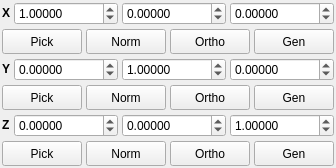
          <widget class="QWidget" name="DestinationTab_2">
           <attribute name="title">
            <string>Target</string>
           </attribute>
           <layout class="QVBoxLayout" name="verticalLayout_8">
            <property name="spacing">
             <number>4</number>
            </property>
            <property name="margin">
             <number>2</number>
            </property>
            <item>
             <layout class="QHBoxLayout" name="horizontalLayout_9">
              <property name="spacing">
               <number>4</number>
              </property>
              <item>
               <widget class="QLabel" name="label_13">
                <property name="sizePolicy">
                 <sizepolicy hsizetype="Fixed" vsizetype="Fixed">
                  <horstretch>0</horstretch>
                  <verstretch>0</verstretch>
                 </sizepolicy>
                </property>
                <property name="font">
                 <font>
                  <weight>75</weight>
                  <bold>true</bold>
                 </font>
                </property>
                <property name="text">
                 <string>X</string>
                </property>
               </widget>
              </item>
              <item>
               <widget class="QDoubleSpinBox" name="ConvertTargetMatrixAXSpin">
                <property name="sizePolicy">
                 <sizepolicy hsizetype="Expanding" vsizetype="Fixed">
                  <horstretch>0</horstretch>
                  <verstretch>0</verstretch>
                 </sizepolicy>
                </property>
                <property name="decimals">
                 <number>5</number>
                </property>
                <property name="minimum">
                 <double>-10.000000000000000</double>
                </property>
                <property name="maximum">
                 <double>10.000000000000000</double>
                </property>
                <property name="singleStep">
                 <double>0.100000000000000</double>
                </property>
                <property name="value">
                 <double>1.000000000000000</double>
                </property>
               </widget>
              </item>
              <item>
               <widget class="QDoubleSpinBox" name="ConvertTargetMatrixAYSpin">
                <property name="sizePolicy">
                 <sizepolicy hsizetype="Expanding" vsizetype="Fixed">
                  <horstretch>0</horstretch>
                  <verstretch>0</verstretch>
                 </sizepolicy>
                </property>
                <property name="decimals">
                 <number>5</number>
                </property>
                <property name="minimum">
                 <double>-10.000000000000000</double>
                </property>
                <property name="maximum">
                 <double>10.000000000000000</double>
                </property>
                <property name="singleStep">
                 <double>0.100000000000000</double>
                </property>
               </widget>
              </item>
              <item>
               <widget class="QDoubleSpinBox" name="ConvertTargetMatrixAZSpin">
                <property name="sizePolicy">
                 <sizepolicy hsizetype="Expanding" vsizetype="Fixed">
                  <horstretch>0</horstretch>
                  <verstretch>0</verstretch>
                 </sizepolicy>
                </property>
                <property name="decimals">
                 <number>5</number>
                </property>
                <property name="minimum">
                 <double>-10.000000000000000</double>
                </property>
                <property name="maximum">
                 <double>10.000000000000000</double>
                </property>
                <property name="singleStep">
                 <double>0.100000000000000</double>
                </property>
               </widget>
              </item>
             </layout>
            </item>
            <item>
             <layout class="QHBoxLayout" name="horizontalLayout_12">
              <property name="spacing">
               <number>4</number>
              </property>
              <item>
               <widget class="QPushButton" name="ConvertTargetPickAButton">
                <property name="minimumSize">
                 <size>
                  <width>50</width>
                  <height>25</height>
                 </size>
                </property>
                <property name="maximumSize">
                 <size>
                  <width>200</width>
                  <height>25</height>
                 </size>
                </property>
                <property name="toolTip">
                 <string>Choose two atoms to define the X axis</string>
                </property>
                <property name="text">
                 <string>Pick</string>
                </property>
                <property name="icon">
                 <iconset resource="icons.qrc">
                  <normaloff>:/basic/icons/basic_pick.svg</normaloff>:/basic/icons/basic_pick.svg</iconset>
                </property>
                <property name="iconSize">
                 <size>
                  <width>16</width>
                  <height>16</height>
                 </size>
                </property>
                <property name="checkable">
                 <bool>true</bool>
                </property>
                <property name="autoExclusive">
                 <bool>true</bool>
                </property>
               </widget>
              </item>
              <item>
               <widget class="QPushButton" name="ConvertTargetNormaliseAButton">
                <property name="minimumSize">
                 <size>
                  <width>32</width>
                  <height>25</height>
                 </size>
                </property>
                <property name="maximumSize">
                 <size>
                  <width>200</width>
                  <height>25</height>
                 </size>
                </property>
                <property name="toolTip">
                 <string>Normalise vector</string>
                </property>
                <property name="text">
                 <string>Norm</string>
                </property>
                <property name="icon">
                 <iconset resource="icons.qrc">
                  <normaloff>:/vector/icons/vector_normalise.svg</normaloff>:/vector/icons/vector_normalise.svg</iconset>
                </property>
                <property name="iconSize">
                 <size>
                  <width>16</width>
                  <height>16</height>
                 </size>
                </property>
               </widget>
              </item>
              <item>
               <widget class="QPushButton" name="ConvertTargetOrthogonaliseAButton">
                <property name="minimumSize">
                 <size>
                  <width>32</width>
                  <height>25</height>
                 </size>
                </property>
                <property name="maximumSize">
                 <size>
                  <width>200</width>
                  <height>25</height>
                 </size>
                </property>
                <property name="toolTip">
                 <string>Orthogonalise vector w.r.t. Y-axis</string>
                </property>
                <property name="text">
                 <string>Ortho</string>
                </property>
                <property name="icon">
                 <iconset resource="icons.qrc">
                  <normaloff>:/vector/icons/vector_orthogonalise.svg</normaloff>:/vector/icons/vector_orthogonalise.svg</iconset>
                </property>
                <property name="iconSize">
                 <size>
                  <width>16</width>
                  <height>16</height>
                 </size>
                </property>
               </widget>
              </item>
              <item>
               <widget class="QPushButton" name="ConvertTargetGenerateAButton">
                <property name="minimumSize">
                 <size>
                  <width>32</width>
                  <height>25</height>
                 </size>
                </property>
                <property name="maximumSize">
                 <size>
                  <width>200</width>
                  <height>25</height>
                 </size>
                </property>
                <property name="toolTip">
                 <string>Generate axis from cross product of other axes</string>
                </property>
                <property name="text">
                 <string>Gen</string>
                </property>
                <property name="icon">
                 <iconset resource="icons.qrc">
                  <normaloff>:/vector/icons/vector_generatexp.svg</normaloff>:/vector/icons/vector_generatexp.svg</iconset>
                </property>
                <property name="iconSize">
                 <size>
                  <width>16</width>
                  <height>16</height>
                 </size>
                </property>
               </widget>
              </item>
             </layout>
            </item>
            <item>
             <layout class="QHBoxLayout" name="horizontalLayout_10">
              <property name="spacing">
               <number>4</number>
              </property>
              <item>
               <widget class="QLabel" name="label_11">
                <property name="sizePolicy">
                 <sizepolicy hsizetype="Fixed" vsizetype="Fixed">
                  <horstretch>0</horstretch>
                  <verstretch>0</verstretch>
                 </sizepolicy>
                </property>
                <property name="font">
                 <font>
                  <weight>75</weight>
                  <bold>true</bold>
                 </font>
                </property>
                <property name="text">
                 <string>Y</string>
                </property>
               </widget>
              </item>
              <item>
               <widget class="QDoubleSpinBox" name="ConvertTargetMatrixBXSpin">
                <property name="sizePolicy">
                 <sizepolicy hsizetype="Expanding" vsizetype="Fixed">
                  <horstretch>0</horstretch>
                  <verstretch>0</verstretch>
                 </sizepolicy>
                </property>
                <property name="decimals">
                 <number>5</number>
                </property>
                <property name="minimum">
                 <double>-10.000000000000000</double>
                </property>
                <property name="maximum">
                 <double>10.000000000000000</double>
                </property>
                <property name="singleStep">
                 <double>0.100000000000000</double>
                </property>
               </widget>
              </item>
              <item>
               <widget class="QDoubleSpinBox" name="ConvertTargetMatrixBYSpin">
                <property name="sizePolicy">
                 <sizepolicy hsizetype="Expanding" vsizetype="Fixed">
                  <horstretch>0</horstretch>
                  <verstretch>0</verstretch>
                 </sizepolicy>
                </property>
                <property name="decimals">
                 <number>5</number>
                </property>
                <property name="minimum">
                 <double>-10.000000000000000</double>
                </property>
                <property name="maximum">
                 <double>10.000000000000000</double>
                </property>
                <property name="singleStep">
                 <double>0.100000000000000</double>
                </property>
                <property name="value">
                 <double>1.000000000000000</double>
                </property>
               </widget>
              </item>
              <item>
               <widget class="QDoubleSpinBox" name="ConvertTargetMatrixBZSpin">
                <property name="sizePolicy">
                 <sizepolicy hsizetype="Expanding" vsizetype="Fixed">
                  <horstretch>0</horstretch>
                  <verstretch>0</verstretch>
                 </sizepolicy>
                </property>
                <property name="decimals">
                 <number>5</number>
                </property>
                <property name="minimum">
                 <double>-10.000000000000000</double>
                </property>
                <property name="maximum">
                 <double>10.000000000000000</double>
                </property>
                <property name="singleStep">
                 <double>0.100000000000000</double>
                </property>
               </widget>
              </item>
             </layout>
            </item>
            <item>
             <layout class="QHBoxLayout" name="horizontalLayout_13">
              <property name="spacing">
               <number>4</number>
              </property>
              <item>
               <widget class="QPushButton" name="ConvertTargetPickBButton">
                <property name="minimumSize">
                 <size>
                  <width>50</width>
                  <height>25</height>
                 </size>
                </property>
                <property name="maximumSize">
                 <size>
                  <width>200</width>
                  <height>25</height>
                 </size>
                </property>
                <property name="toolTip">
                 <string>Choose two atoms to define the Y axis</string>
                </property>
                <property name="text">
                 <string>Pick</string>
                </property>
                <property name="icon">
                 <iconset resource="icons.qrc">
                  <normaloff>:/basic/icons/basic_pick.svg</normaloff>:/basic/icons/basic_pick.svg</iconset>
                </property>
                <property name="iconSize">
                 <size>
                  <width>16</width>
                  <height>16</height>
                 </size>
                </property>
                <property name="checkable">
                 <bool>true</bool>
                </property>
                <property name="autoExclusive">
                 <bool>true</bool>
                </property>
               </widget>
              </item>
              <item>
               <widget class="QPushButton" name="ConvertTargetNormaliseBButton">
                <property name="minimumSize">
                 <size>
                  <width>32</width>
                  <height>25</height>
                 </size>
                </property>
                <property name="maximumSize">
                 <size>
                  <width>200</width>
                  <height>25</height>
                 </size>
                </property>
                <property name="toolTip">
                 <string>Normalise vector</string>
                </property>
                <property name="text">
                 <string>Norm</string>
                </property>
                <property name="icon">
                 <iconset resource="icons.qrc">
                  <normaloff>:/vector/icons/vector_normalise.svg</normaloff>:/vector/icons/vector_normalise.svg</iconset>
                </property>
                <property name="iconSize">
                 <size>
                  <width>16</width>
                  <height>16</height>
                 </size>
                </property>
               </widget>
              </item>
              <item>
               <widget class="QPushButton" name="ConvertTargetOrthogonaliseBButton">
                <property name="minimumSize">
                 <size>
                  <width>32</width>
                  <height>25</height>
                 </size>
                </property>
                <property name="maximumSize">
                 <size>
                  <width>200</width>
                  <height>25</height>
                 </size>
                </property>
                <property name="toolTip">
                 <string>Orthogonalise vector w.r.t. X-axis</string>
                </property>
                <property name="text">
                 <string>Ortho</string>
                </property>
                <property name="icon">
                 <iconset resource="icons.qrc">
                  <normaloff>:/vector/icons/vector_orthogonalise.svg</normaloff>:/vector/icons/vector_orthogonalise.svg</iconset>
                </property>
                <property name="iconSize">
                 <size>
                  <width>16</width>
                  <height>16</height>
                 </size>
                </property>
               </widget>
              </item>
              <item>
               <widget class="QPushButton" name="ConvertTargetGenerateBButton">
                <property name="minimumSize">
                 <size>
                  <width>32</width>
                  <height>25</height>
                 </size>
                </property>
                <property name="maximumSize">
                 <size>
                  <width>200</width>
                  <height>25</height>
                 </size>
                </property>
                <property name="toolTip">
                 <string>Generate axis from cross product of other axes</string>
                </property>
                <property name="text">
                 <string>Gen</string>
                </property>
                <property name="icon">
                 <iconset resource="icons.qrc">
                  <normaloff>:/vector/icons/vector_generatexp.svg</normaloff>:/vector/icons/vector_generatexp.svg</iconset>
                </property>
                <property name="iconSize">
                 <size>
                  <width>16</width>
                  <height>16</height>
                 </size>
                </property>
               </widget>
              </item>
             </layout>
            </item>
            <item>
             <layout class="QHBoxLayout" name="horizontalLayout_11">
              <property name="spacing">
               <number>4</number>
              </property>
              <item>
               <widget class="QLabel" name="label_12">
                <property name="sizePolicy">
                 <sizepolicy hsizetype="Fixed" vsizetype="Fixed">
                  <horstretch>0</horstretch>
                  <verstretch>0</verstretch>
                 </sizepolicy>
                </property>
                <property name="font">
                 <font>
                  <weight>75</weight>
                  <bold>true</bold>
                 </font>
                </property>
                <property name="text">
                 <string>Z</string>
                </property>
               </widget>
              </item>
              <item>
               <widget class="QDoubleSpinBox" name="ConvertTargetMatrixCXSpin">
                <property name="enabled">
                 <bool>true</bool>
                </property>
                <property name="sizePolicy">
                 <sizepolicy hsizetype="Expanding" vsizetype="Fixed">
                  <horstretch>0</horstretch>
                  <verstretch>0</verstretch>
                 </sizepolicy>
                </property>
                <property name="decimals">
                 <number>5</number>
                </property>
                <property name="minimum">
                 <double>-10.000000000000000</double>
                </property>
                <property name="maximum">
                 <double>10.000000000000000</double>
                </property>
                <property name="singleStep">
                 <double>0.100000000000000</double>
                </property>
               </widget>
              </item>
              <item>
               <widget class="QDoubleSpinBox" name="ConvertTargetMatrixCYSpin">
                <property name="enabled">
                 <bool>true</bool>
                </property>
                <property name="sizePolicy">
                 <sizepolicy hsizetype="Expanding" vsizetype="Fixed">
                  <horstretch>0</horstretch>
                  <verstretch>0</verstretch>
                 </sizepolicy>
                </property>
                <property name="decimals">
                 <number>5</number>
                </property>
                <property name="minimum">
                 <double>-10.000000000000000</double>
                </property>
                <property name="maximum">
                 <double>10.000000000000000</double>
                </property>
                <property name="singleStep">
                 <double>0.100000000000000</double>
                </property>
               </widget>
              </item>
              <item>
               <widget class="QDoubleSpinBox" name="ConvertTargetMatrixCZSpin">
                <property name="enabled">
                 <bool>true</bool>
                </property>
                <property name="sizePolicy">
                 <sizepolicy hsizetype="Expanding" vsizetype="Fixed">
                  <horstretch>0</horstretch>
                  <verstretch>0</verstretch>
                 </sizepolicy>
                </property>
                <property name="decimals">
                 <number>5</number>
                </property>
                <property name="minimum">
                 <double>-10.000000000000000</double>
                </property>
                <property name="maximum">
                 <double>10.000000000000000</double>
                </property>
                <property name="singleStep">
                 <double>0.100000000000000</double>
                </property>
                <property name="value">
                 <double>1.000000000000000</double>
                </property>
               </widget>
              </item>
             </layout>
            </item>
            <item>
             <layout class="QHBoxLayout" name="horizontalLayout_14">
              <property name="spacing">
               <number>4</number>
              </property>
              <item>
               <widget class="QPushButton" name="ConvertTargetPickCButton">
                <property name="enabled">
                 <bool>true</bool>
                </property>
                <property name="minimumSize">
                 <size>
                  <width>50</width>
                  <height>25</height>
                 </size>
                </property>
                <property name="maximumSize">
                 <size>
                  <width>200</width>
                  <height>25</height>
                 </size>
                </property>
                <property name="toolTip">
                 <string>Choose two atoms to define the Z axis</string>
                </property>
                <property name="text">
                 <string>Pick</string>
                </property>
                <property name="icon">
                 <iconset resource="icons.qrc">
                  <normaloff>:/basic/icons/basic_pick.svg</normaloff>:/basic/icons/basic_pick.svg</iconset>
                </property>
                <property name="iconSize">
                 <size>
                  <width>16</width>
                  <height>16</height>
                 </size>
                </property>
                <property name="checkable">
                 <bool>true</bool>
                </property>
                <property name="autoExclusive">
                 <bool>true</bool>
                </property>
               </widget>
              </item>
              <item>
               <widget class="QPushButton" name="ConvertTargetNormaliseCButton">
                <property name="minimumSize">
                 <size>
                  <width>32</width>
                  <height>25</height>
                 </size>
                </property>
                <property name="maximumSize">
                 <size>
                  <width>200</width>
                  <height>25</height>
                 </size>
                </property>
                <property name="toolTip">
                 <string>Normalise vector</string>
                </property>
                <property name="text">
                 <string>Norm</string>
                </property>
                <property name="icon">
                 <iconset resource="icons.qrc">
                  <normaloff>:/vector/icons/vector_normalise.svg</normaloff>:/vector/icons/vector_normalise.svg</iconset>
                </property>
                <property name="iconSize">
                 <size>
                  <width>16</width>
                  <height>16</height>
                 </size>
                </property>
               </widget>
              </item>
              <item>
               <widget class="QPushButton" name="ConvertTargetOrthogonaliseCButton">
                <property name="minimumSize">
                 <size>
                  <width>32</width>
                  <height>25</height>
                 </size>
                </property>
                <property name="maximumSize">
                 <size>
                  <width>200</width>
                  <height>25</height>
                 </size>
                </property>
                <property name="toolTip">
                 <string>Orthogonalise vector w.r.t. X-axis</string>
                </property>
                <property name="text">
                 <string>Ortho</string>
                </property>
                <property name="icon">
                 <iconset resource="icons.qrc">
                  <normaloff>:/vector/icons/vector_orthogonalise.svg</normaloff>:/vector/icons/vector_orthogonalise.svg</iconset>
                </property>
                <property name="iconSize">
                 <size>
                  <width>16</width>
                  <height>16</height>
                 </size>
                </property>
               </widget>
              </item>
              <item>
               <widget class="QPushButton" name="ConvertTargetGenerateCButton">
                <property name="minimumSize">
                 <size>
                  <width>32</width>
                  <height>25</height>
                 </size>
                </property>
                <property name="maximumSize">
                 <size>
                  <width>200</width>
                  <height>25</height>
                 </size>
                </property>
                <property name="toolTip">
                 <string>Generate axis from cross product of other axes</string>
                </property>
                <property name="text">
                 <string>Gen</string>
                </property>
                <property name="icon">
                 <iconset resource="icons.qrc">
                  <normaloff>:/vector/icons/vector_generatexp.svg</normaloff>:/vector/icons/vector_generatexp.svg</iconset>
                </property>
                <property name="iconSize">
                 <size>
                  <width>16</width>
                  <height>16</height>
                 </size>
                </property>
               </widget>
              </item>
             </layout>
            </item>
           </layout>
          </widget>
